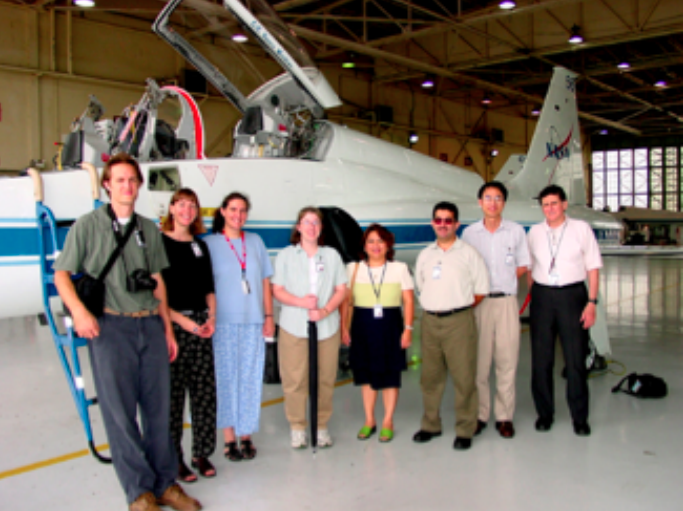
#> input picture Week03/img.png, 683 x 511 px, found by its file name
$ python exercise_1.py
#> lines starting #> are read from the running program, lines starting #| are printed output that depends on the picture
import cv2
import numpy as np
import matplotlib.pyplot as plt

def plotHist(name, hist):
    squeeze = np.squeeze(hist)
    plt.plot(squeeze)
    plt.title(name)
    plt.show()

def calcHist(image):
    hist = np.zeros(256)
    for x in range(image.shape[0]):
        for y in range(image.shape[1]):
            hist[image[x][y]] += 1
    return hist

def calcLuminance(image):
    imageL = 0.299*image[:,:,2] + 0.587*image[:,:,1] + 0.114*image[:,:,0]
    return np.uint8(imageL)

def compareHist(image):
    histL = calcHist(calcLuminance(image))

    histB = calcHist(imageC[:, :, 0])
    histG = calcHist(imageC[:, :, 1])
    histR = calcHist(imageC[:, :, 2])

    h = 0.299*histR + 0.587*histG + 0.114*histB
    plotHist("Histogram of L", histL)
    plotHist("Histogram of h", np.uint8(h))

if __name__ == '__main__':
    # read gray and color image
    imageG = cv2.imread('img.png', 0)
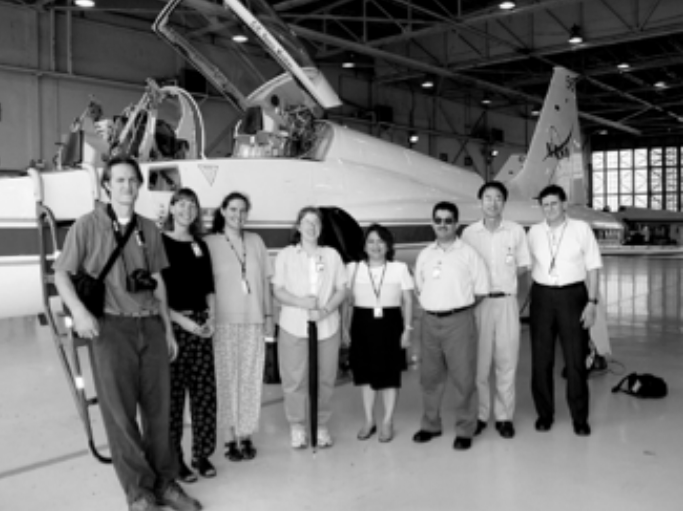
#> imageG: shape (511, 683); min 0, max 254, mean 110.8
    imageC = cv2.imread('img.png')
#> imageC is the input picture: shape (511, 683, 3); mean B, G, R 100.3, 109.3, 119.3

    # calc and show histogram
    histG = calcHist(imageG)
#> histG = 256 values, max 11249 at index 0, min 0 at index 255, mean 1363.3

    histB = calcHist(imageC[:,:,0])
#> histB = 256 values, max 14883 at index 0, min 16 at index 255, mean 1363.3
    histG = calcHist(imageC[:,:,1])
#> histG = 256 values, max 15431 at index 0, min 4 at index 255, mean 1363.3
    histR = calcHist(imageC[:,:,2])
#> histR = 256 values, max 13340 at index 0, min 383 at index 252, mean 1363.3

    plotHist("Histogram of image G", histG)
#> in plotHist, `squeeze = np.squeeze(hist)`: squeeze has the same summary as histG outside plotHist
#> in plotHist, `plt.show()`:
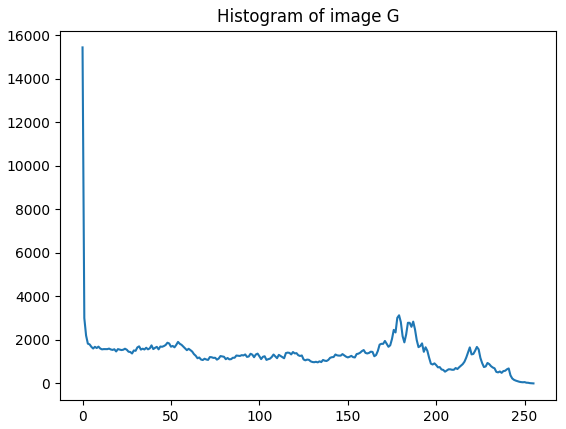
#> figure drawn by matplotlib, 1 panel; curve peaks at x = 0, y = 15431

    plotHist("Histogram of image C, channel B", histB)
#> call 2 of plotHist, with name = 'Histogram of image C, channel B', hist = array of shape (256,)
#> in plotHist (call 2), `squeeze = np.squeeze(hist)`: squeeze has the same summary as histB outside plotHist
#> in plotHist (call 2), `plt.show()`:
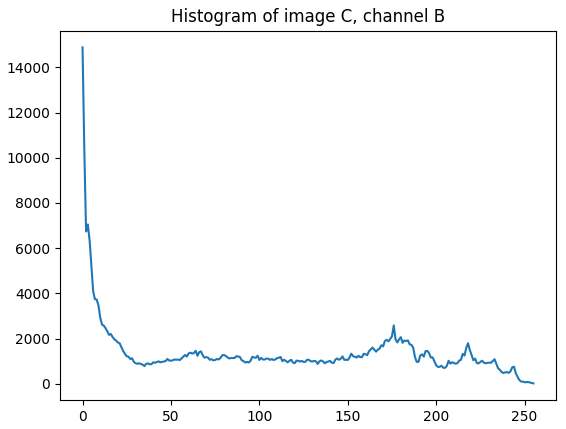
#> figure drawn by matplotlib, 1 panel; curve peaks at x = 0, y = 14883
    plotHist("Histogram of image C, channel G", histG)
    plotHist("Histogram of image C, channel R", histR)
#> call 4 of plotHist, with name = 'Histogram of image C, channel R', hist = array of shape (256,)
#> in plotHist (call 4), `squeeze = np.squeeze(hist)`: squeeze has the same summary as histR outside plotHist
#> in plotHist (call 4), `plt.show()`:
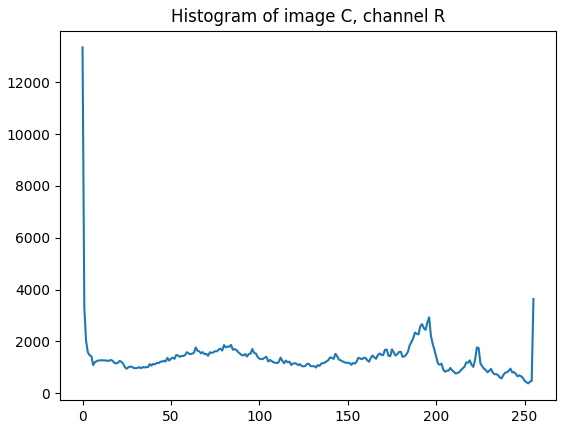
#> figure drawn by matplotlib, 1 panel; curve peaks at x = 0, y = 13340

    # calc luminance
    plt.imshow(calcLuminance(imageC), cmap='gray')
    plt.title("Luminance of image imageC ")
    plt.show()

    # Histogram hL and histogram h are diffrents
    compareHist(imageC)
#> in compareHist, `histL = calcHist(calcLuminance(image))`: histL = 256 values, max 11541 at index 0, min 0 at index 255, mean 1363.3
#> in compareHist, `h = 0.299*histR + 0.587*histG + 0.114*histB`: h = 256 values, max 14743.3 at index 0, min 142.6 at index 252, mean 1363.3
#> in plotHist (call 5), `squeeze = np.squeeze(hist)`: squeeze has the same summary as histL in compareHist
#> in plotHist (call 5), `plt.show()`:
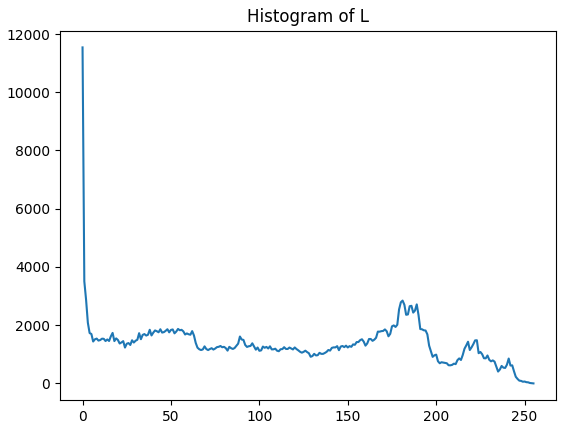
#> figure drawn by matplotlib, 1 panel; curve peaks at x = 0, y = 11541
#> in plotHist (call 6), `squeeze = np.squeeze(hist)`: squeeze = 256 values, max 250 at index 30, min 0 at index 58, mean 125.8
#> in plotHist (call 6), `plt.show()`:
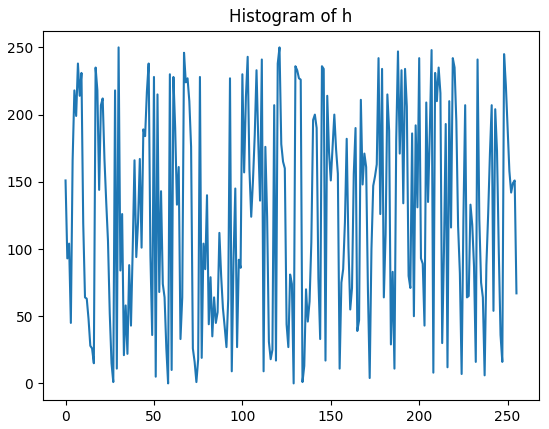
#> figure drawn by matplotlib, 1 panel; curve peaks at x = 30, y = 250

$ run again, with Week03/input.png copied over Week03/img.png
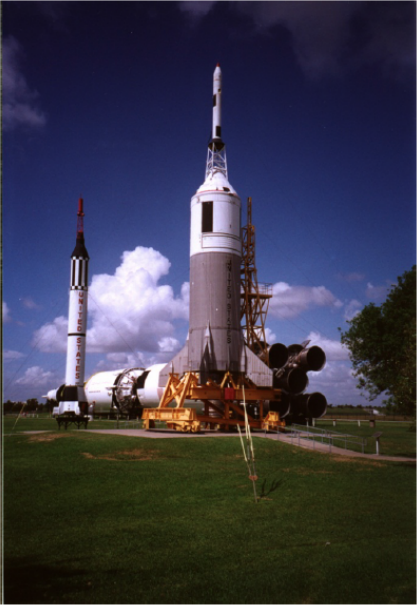
#> input picture Week03/input.png, 417 x 605 px, found by its file name
#> `imageG = cv2.imread('img.png', 0)`:
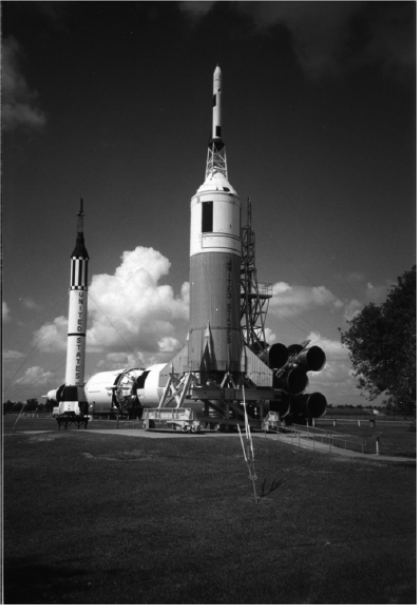
#> imageG: shape (605, 417); min 6, max 254, mean 58.5
#> imageC is the input picture: shape (605, 417, 3); mean B, G, R 72.5, 56.7, 58.2
#> `histG = calcHist(imageG)`: histG = 256 values, max 5899 at index 25, min 0 at index 0, mean 985.5
#> `histB = calcHist(imageC[:,:,0])`: histB = 256 values, max 5461 at index 15, min 25 at index 255, mean 985.5
#> `histG = calcHist(imageC[:,:,1])`: histG = 256 values, max 5040 at index 23, min 0 at index 0, mean 985.5
#> `histR = calcHist(imageC[:,:,2])`: histR = 256 values, max 8153 at index 23, min 0 at index 0, mean 985.5
#> squeeze has the same summary as histG outside plotHist
#> histL = 256 values, max 5899 at index 25, min 0 at index 0, mean 985.5
#> h = 256 values, max 5608.5 at index 23, min 14.82 at index 0, mean 985.5
#> squeeze = 256 values, max 255 at index 50, min 7 at index 110, mean 125
#> in plotHist (call 6), `plt.show()`:
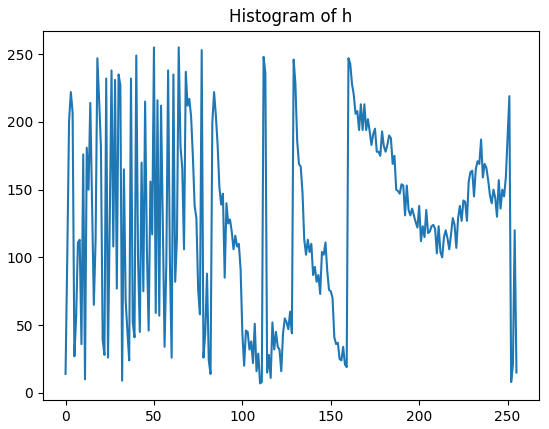
#> figure drawn by matplotlib, 1 panel; curve peaks at x = 50, y = 255
